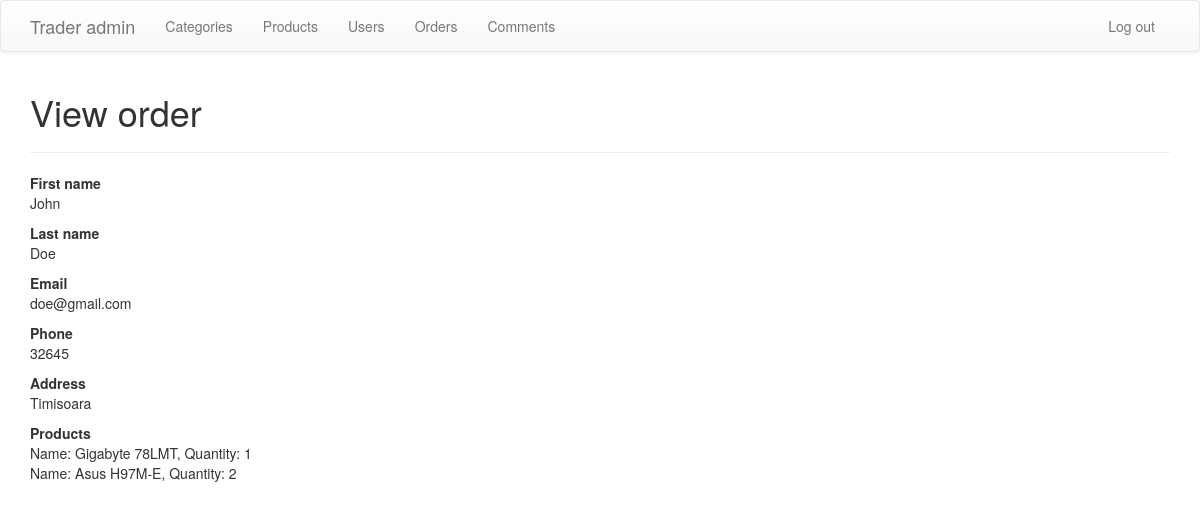
The app's page /admin/view_order.php?order_id=9 with its own data.
### tables this page shows
CREATE TABLE IF NOT EXISTS `orders` (
  `order_id` int(11) NOT NULL AUTO_INCREMENT,
  `user_id` int(11) NOT NULL,
  `fname` varchar(255) NOT NULL,
  `lname` varchar(255) NOT NULL,
  `email` varchar(255) NOT NULL,
  `phone` varchar(255) NOT NULL,
  `products` text NOT NULL,
  `quantity` text NOT NULL,
  `address` text NOT NULL,
  `order_date` timestamp NOT NULL DEFAULT CURRENT_TIMESTAMP ON UPDATE CURRENT_TIMESTAMP,
  `status` int(11) NOT NULL DEFAULT '1' COMMENT '1 - order is not resolved, 0 - order is resolved',
  `canceled` int(11) NOT NULL DEFAULT '0' COMMENT '1 - order is canceled, 0 - order is not canceled',
  PRIMARY KEY (`order_id`)
);

CREATE TABLE IF NOT EXISTS `products` (
  `product_id` int(11) NOT NULL AUTO_INCREMENT,
  `category_id` int(11) NOT NULL,
  `name` varchar(255) NOT NULL,
  `description` text NOT NULL,
  `price` int(11) NOT NULL,
  `stock` int(11) NOT NULL,
  `image` varchar(255) NOT NULL,
  `sold` int(11) NOT NULL DEFAULT '0',
  PRIMARY KEY (`product_id`)
);

### admin/view_order.php (the view, shortened to what this page needs)
<?php
include('config.php');
$order_id = $_GET['order_id'];
?>
<!DOCTYPE html>
<html lang="en">
<head>
	<link rel="stylesheet" href="https://maxcdn.bootstrapcdn.com/bootstrap/3.3.4/css/bootstrap.min.css">
	<link rel="stylesheet" href="https://maxcdn.bootstrapcdn.com/bootstrap/3.3.4/css/bootstrap-theme.min.css">
</head>
<body>
	<?php include('template_parts/header.php'); ?>
	<div class="container">
		<h1>View order</h1>
		<hr>
		<?php
		$order = $db->query("SELECT * FROM orders WHERE order_id='$order_id'");
		$order_data = $order->fetch_assoc();
		?>
		<p>
			<strong>First name</strong>
			<br>
			<?php echo $order_data['fname']; ?>
		</p>
		<p>
			<strong>Last name</strong>
			<br>
			<?php echo $order_data['lname']; ?>
		</p>
		<p>
			<strong>Email</strong>
			<br>
			<?php echo $order_data['email']; ?>
		</p>
		<p>
			<strong>Phone</strong>
			<br>
			<?php echo $order_data['phone']; ?>
		</p>
		<p>
			<strong>Address</strong>
			<br>
			<?php echo $order_data['address']; ?>
		</p>
		<p>
			<strong>Products</strong>
			<br>
			<?php
			$products = unserialize($order_data['products']);
			$quantity = unserialize($order_data['quantity']);
			foreach($products as $key => $product) {
				$product_data = $db->query("SELECT * FROM products WHERE product_id='$product'");
				$product_info = $product_data->fetch_assoc();
			?>
			Name: <?php echo $product_info['name']; ?>, Quantity: <?php echo $quantity[$key]; ?>
			<br>
			<?php
			}
			?>
		</p>
	</div>
</body>
</html>

### records on screen
orders: fname "John", lname "Doe", email "doe@gmail.com", phone "32645", address "Timisoara", quantity "1", quantity "2"
products: name "Gigabyte 78LMT"
products: name "Asus H97M-E"
